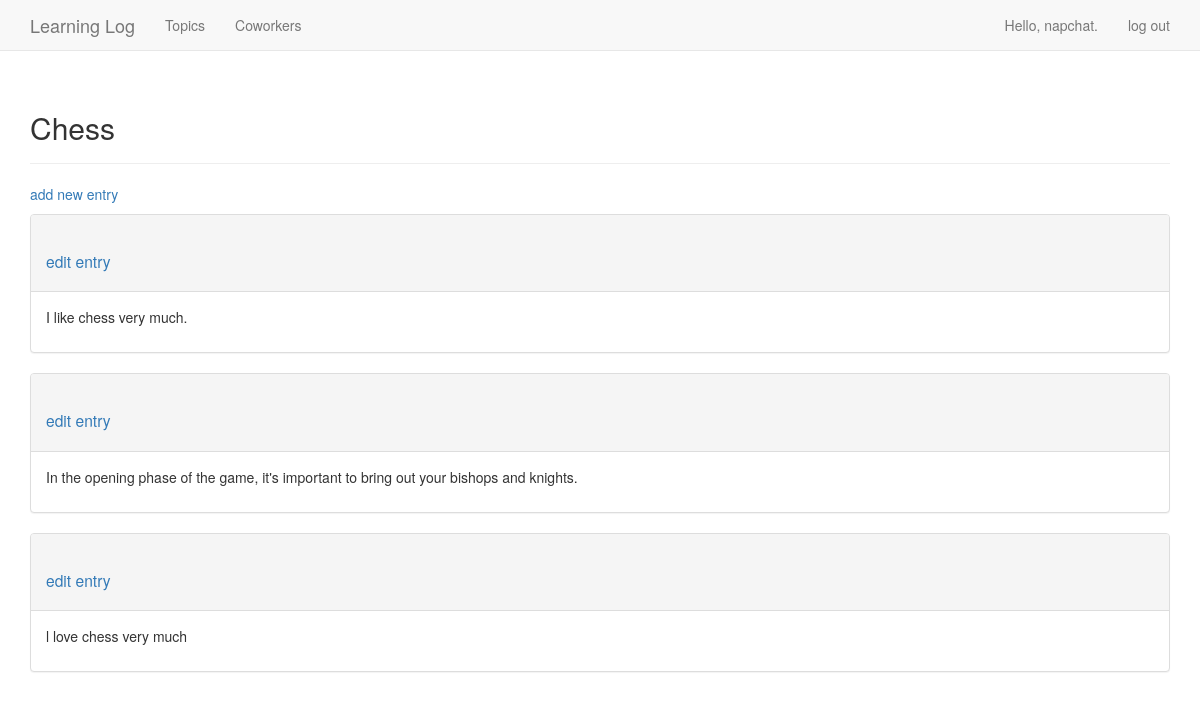
The page /topics/1/ (signed in) on the database its author committed.
### learning_logs/models.py (models this page shows, shortened)
class Topic(models.Model):
	text = models.CharField(max_length=200)
	date_added = models.DateTimeField(auto_now_add=True)
	owner = models.ForeignKey(User)
	def __str__(self):
		return self.text

class Entry(models.Model):
	topic = models.ForeignKey(Topic)           #外键,Topic对象可通过属性entry_set.all()来获取该类下的属性
	text = models.TextField()
	date_added = models.DateTimeField(auto_now_add=True)
	class Meta:
		verbose_name_plural = 'entries'

### learning_logs/views.py (the view)
# urls.py: url(r'^topics/(?P<topic_id>\d+)/$', views.topic, name='topic'),
@login_required
def topic(request, topic_id):
	topic = Topic.objects.get(id=topic_id)
	if topic.owner != request.user:
		raise Http404
	entries = topic.entry_set.order_by('date_added')
	context = {'topic': topic, 'entries': entries}
	return render(request, 'learning_logs/topic.html', context)

### learning_logs/templates/learning_logs/topic.html (shortened to what this page needs)
{% extends 'learning_logs/base.html' %}
{% block header %}
  <h2>{{ topic }}</h2>
{% endblock header %}
{% block content %}
  <p>
	<a href="{% url 'learning_logs:new_entry' topic.id %}">add new entry</a>
  </p>
  {% for entry in entries %}
    <div class="panel panel-default">
	  <div class="panel-heading">
		<h3>
		  <small>
			<a href="{% url 'learning_logs:edit_entry' entry.id %}">edit entry</a>
		  </small>
		</h3>
	  </div>
	  <div class="panel-body">
		{{ entry.text|linebreaks }}
	  </div>
    </div>
  {% empty %}
		There are no entries for this topic yet.
  {% endfor %}
{% endblock content %}

### learning_logs/templates/learning_logs/base.html (shortened to what this page needs)
{% load bootstrap3 %}
<!DOCTYPE html>
<html lang="en">
  <head>
	{% bootstrap_css %}
  </head>
  <body>
    <nav class="navbar navbar-default navbar-static-top">
	  <div class="container">
		<div class="navbar-header">
		  <a class="navbar-brand" href="{% url 'learning_logs:index' %}">
			Learning Log</a>
		</div>
		<div id="navbar" class="navbar-collapse collapse">
		  <ul class="nav navbar-nav">
			<li><a href="{% url 'learning_logs:topics' %}">Topics</a></li>
			<li><a href="{% url 'learning_logs:coworkers' %}">Coworkers</a></li>
		  </ul>
	      <ul class="nav navbar-nav navbar-right">
			{% if user.is_authenticated %}
			  <li><a>Hello, {{ user.username }}.</a></li>
			  <li><a href="{% url 'users:logout' %}">log out</a></li>
			{% else %}
			  <li><a href="{% url 'users:register' %}">register</a></li>
			  <li><a href="{% url 'users:login' %}">log in</a></li>
			{% endif %}
		  </ul>
		</div>
	  </div>
	</nav>
	<div class="container">
	  <div class="page-header">
		{% block header %}{% endblock header %}
	  </div>
	  <div>
		{% block content %}{% endblock content %}
	  </div>
	</div>
  </body>
</html>

### rows shown on the page
Topic: text "Chess"
Entry: text "I like chess very much."
Entry: text "In the opening phase of the game, it's important to bring out your bishops and knights."
Entry: text "l love chess very much"

### other values the page prints
{{ user.username }} "napchat"
